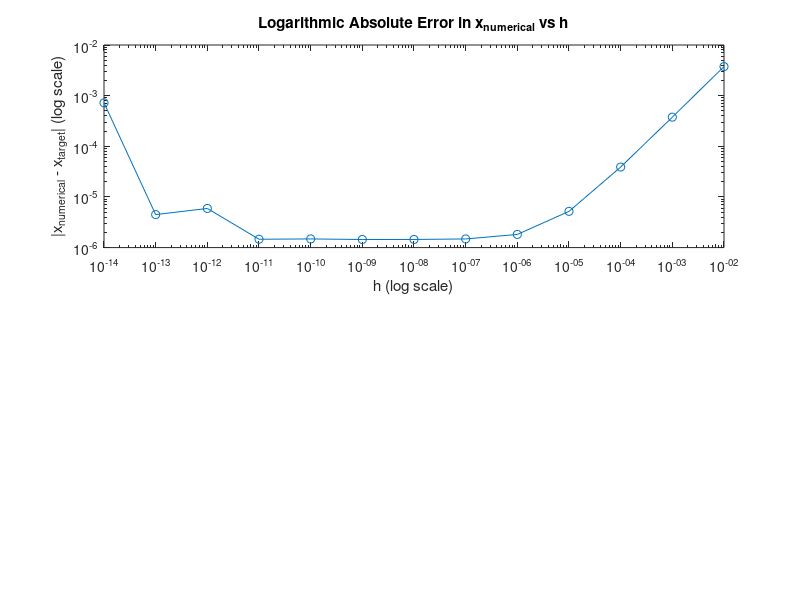

Recreate this plot in MATLAB. (Note: this script raises an error after producing the figure.)
clc;

function [x_min, y_min, iterations] = newton_analytical(A, B, C, x0, y0, tol, max_iter)
    x = x0;
    y = y0;
    for iterations = 1:max_iter
        % Analytical gradient
        g_x = 2*A*x - B*y + 1;
        g_y = -B*x + 2*C*y - 1;
        
        % Optimal alpha calculation
        numerator = g_x^2 + g_y^2;
        denominator = 2*A*g_x^2 - 2*B*g_x*g_y + 2*C*g_y^2;
        alpha = numerator / denominator;
        
        % Update coordinates
        x_new = x - alpha * g_x;
        y_new = y - alpha * g_y;
        
        % Check convergence
        if abs(x_new - x) < tol && abs(y_new - y) < tol
            break;
        end
        x = x_new;
        y = y_new;
    end
    x_min = x;
    y_min = y;
end

function [x_min, y_min, iterations] = newton_numerical(f, A, B, C, x0, y0, tol, max_iter, h)
    x = x0;
    y = y0;
    for iterations = 1:max_iter
        % Numerical gradient (forward difference)
        f_current = f(A, B, C, x, y);
        g_x = (f(A, B, C, x + h, y) - f_current) / h;
        g_y = (f(A, B, C, x, y + h) - f_current) / h;

        % Function to find alpha where dot product is zero
        fun = @(alpha) compute_g_alpha(alpha, x, y, g_x, g_y, f, A, B, C, h);

        % Find alpha using fzero
        options = optimset('TolX', 1e-8);
        try
            alpha = fzero(fun, 0, options);
        catch
            alpha = 0.1; % Fallback if root not found
        end

        % Update coordinates
        x_new = x - alpha * g_x;
        y_new = y - alpha * g_y;

        % Check convergence
        if abs(x_new - x) < tol && abs(y_new - y) < tol
            break;
        end
        x = x_new;
        y = y_new;
    end
    x_min = x;
    y_min = y;
end

function g_alpha = compute_g_alpha(alpha, x, y, g_x, g_y, f, A, B, C, h)
    x_new = x - alpha * g_x;
    y_new = y - alpha * g_y;

    % Numerical gradient at new point
    f_new = f(A, B, C, x_new, y_new);
    g_x_new = (f(A, B, C, x_new + h, y_new) - f_new) / h;
    g_y_new = (f(A, B, C, x_new, y_new + h) - f_new) / h;

    % Dot product with old gradient
    g_alpha = g_x_new * g_x + g_y_new * g_y;
end

% Define the function f
function val = f(A, B, C, x, y)
    val = A*x^2 - B*x*y + C*y^2 + x - y;
end

% Constants and initial values
A = 3; B = -2; C = 3;
x0 = 5; y0 = 7;
tol = 1e-5;
max_iter = 1000;
h = 1e-20;         % Initial guess
x_target = -0.25;          % Known minimum x-coordinate
y_target = 0.25; 

% Part 1: Analytical
[x_analytical, y_analytical, iter_analytical] = newton_analytical(A, B, C, x0, y0, tol, max_iter);

% Part 2: Numerical
% [x_numerical, y_numerical, iter_numerical] = newton_numerical(@f, A, B, C, x0, y0, tol, max_iter, h);

disp(['Analytical Minimum: (', num2str(x_analytical), ', ', num2str(y_analytical), ') in ', num2str(iter_analytical), ' iterations']);
% disp(['Numerical Minimum:  (', num2str(x_numerical), ', ', num2str(y_numerical), ') in ', num2str(iter_numerical), ' iterations']);


% Test different h values
h_values = [1e-2, 1e-3, 1e-4, 1e-5, 1e-6, 1e-7, 1e-8, 1e-9, 1e-10, 1e-11, 1e-12, 1e-13, 1e-14];
iterations = zeros(size(h_values));
x_min_values = zeros(size(h_values));
y_min_values = zeros(size(h_values));

for i = 1:length(h_values)
    h = h_values(i);
    [x_numerical, y_numerical, iter] = newton_numerical(@f, A, B, C, x0, y0, tol, max_iter, h);
    iterations(i) = iter;
    x_min_values(i) = x_numerical;
    y_min_values(i) = y_numerical;
    fprintf('h = %e → Iterations = %d\n', h, iter);
    disp(['Numerical Minimum:  (', num2str(x_numerical), ', ', num2str(y_numerical), ') in ', num2str(iter), ' iterations']);
end

% Compute absolute errors
x_errors = abs(x_min_values - x_target);
y_errors = abs(y_min_values - y_target);
figure;

% Subplot 1
subplot(2, 1, 1);
loglog(h_values, x_errors, '-o'); % Use loglog for both axes
xlabel('h (log scale)');
ylabel('|x_{numerical} - x_{target}| (log scale)');
title('Logarithmic Absolute Error in x_{numerical} vs h');
yline(1e-5, '--', 'Threshold', 'LabelHorizontalAlignment', 'left', 'LabelVerticalAlignment', 'bottom'); % Add dashed line

% Subplot 2
subplot(2, 1, 2);
loglog(h_values, y_errors, '-o'); % Use loglog for both axes
xlabel('h (log scale)');
ylabel('|y_{numerical} - y_{target}| (log scale)');
title('Logarithmic Absolute Error in y_{numerical} vs h');
yline(1e-5, '--', 'Threshold', 'LabelHorizontalAlignment', 'left', 'LabelVerticalAlignment', 'bottom'); % Add dashed line

% Plot Number of Iterations vs h (Discrete Plot)
figure;
semilogx(h_values, iterations, '-o', 'MarkerSize', 8, 'LineWidth', 1.5); % Use semilogx for discrete points
xlabel('h (log scale)');
ylabel('Number of Iterations');
title('Number of Iterations vs h');
grid on;

% Adjust y-axis range for better readability
ylim([0, max(iterations) + 4]); % Extend the y-axis range slightly above the maximum value

% Highlight the area where absolute error exceeds 10^-5
% hold on;
% threshold_indices = find(x_errors > 1e-5 | y_errors > 1e-5); % Find indices where error exceeds threshold
% if ~isempty(threshold_indices)
%     for idx = threshold_indices
%         xline(h_values(idx), '--r', 'LineWidth', 1.5); % Add vertical red dashed lines
%     end
% end
legend('Iterations', 'Error > 10^{-5}');
hold off;
